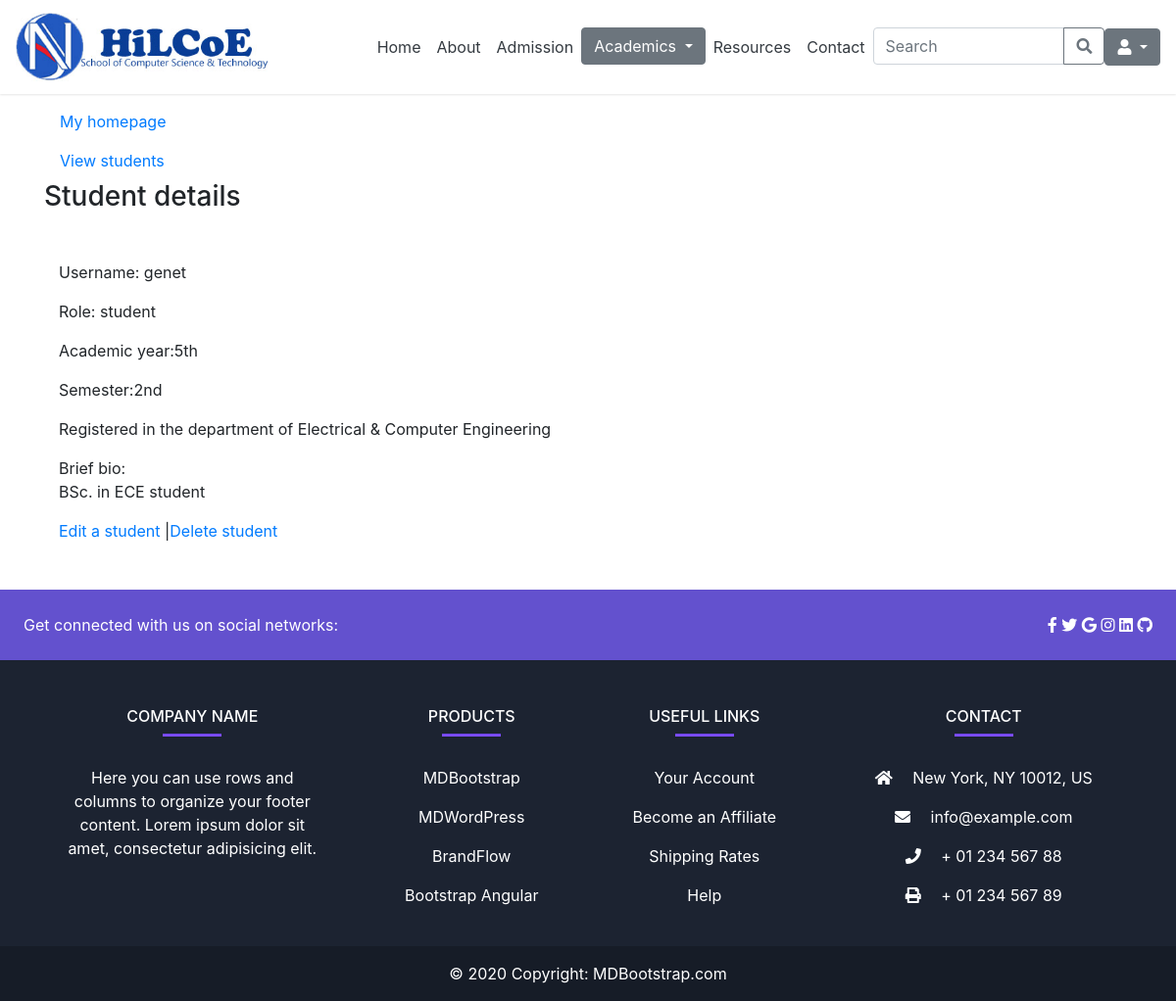
Page /admin_app/student/4/detail/ on the earlier database version.
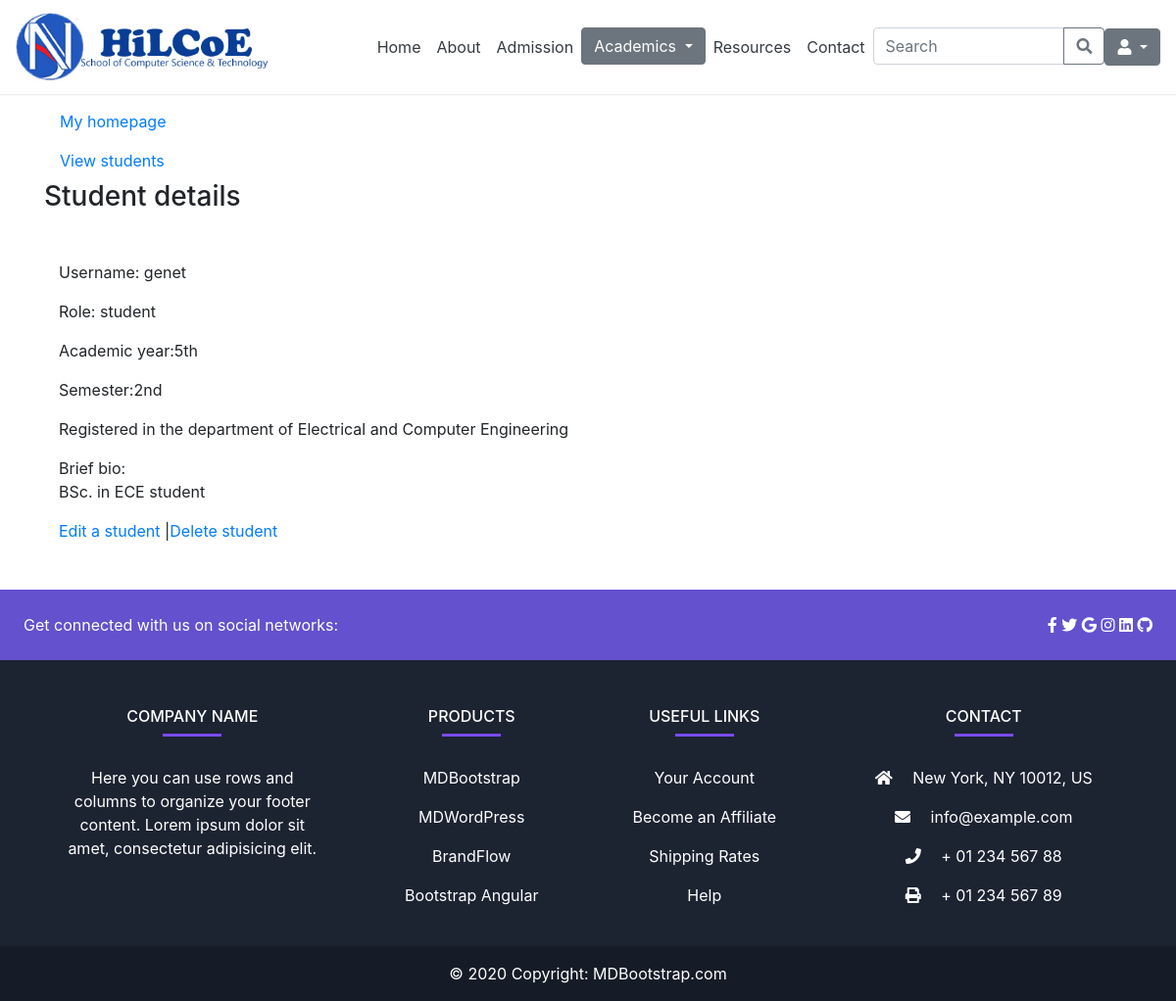
Same page on the later database version.
### admin_app/models.py (models this page shows, shortened)
class UserProfile(models.Model):
    user = models.OneToOneField(User, on_delete=models.CASCADE)
    bio = models.TextField(default='Enter your bio briefly')
    role = models.CharField(max_length=20, choices=roles, default='student')
    department = models.ForeignKey(Department, on_delete=models.CASCADE, null=True, blank=True)
    academic_year = models.CharField(max_length=20, choices=year, null=True, blank=True)
    semester = models.CharField(max_length=20, choices=semester, null=True, blank=True)
    title = models.CharField(max_length=20, choices=title_choices, null=True, blank=True)
    stream = models.ForeignKey(Stream, on_delete=models.CASCADE, null=True, blank=True)
    program = models.ForeignKey(Program, on_delete=models.CASCADE, null=True, blank=True)

class Department(models.Model):
  name = models.CharField(max_length=50, null=True, blank=True)
  department_head = models.CharField(max_length=50, null=True, blank=True)
  def __str__(self):
        return self.name if self.name else "Unnamed Stream"

### admin_app/views.py (the view)
# urls.py: path('student/<int:student_id>/detail/', views.student_detail, name='student-detail'),
def student_detail(request, student_id):
    student = UserProfile.objects.get(pk=student_id)
    context = {
      'student':student
   }
    return render(request, 'admin_app/student/student_detail.html', context)

### templates/admin_app/student/student_detail.html (shortened to what this page needs)
{% extends 'base.html' %}
{% block content %}
<div class="container my-5">
    <a class="nav-link text-black" href="{% if user.is_superuser or user.is_staff %}
            {% url 'admin-dashboard' %}
            {% else %}
                {% url 'cs-bsc' %}
            {% endif %}">My homepage
    </a>
    <a class="nav-link text-black" href="{% url 'student-list' %}"> View students </a>
    <h3>Student details</h3>
    <div class="container my-5">
        <p>Username: {{ student.user.username }} </p>
        <p>Role: {{ student.role }}</p>
        <p>Academic year:{{ student.academic_year }}</p>
        <p>Semester:{{ student.semester }}</p>
        <p>Registered in the department of {{ student.department }} </p>
        <p>Brief bio: <br> {{ student.bio }}</p>
        <a href="{% url 'student-edit' student_id=student.pk %}">Edit a student </a>|<a href="{% url 'student-delete' student_id=student.pk %}">Delete student </a>
    </div>
</div>
{% endblock %}

Differences in the rows shown:
changed through a linked row, UserProfile "student": department "Electrical & Computer Engineering" → "Electrical and Computer Engineering"
